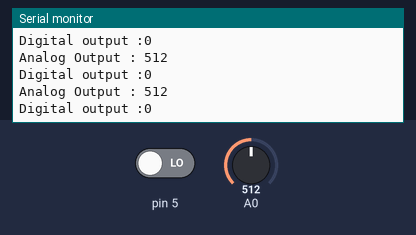
The sketch below on a simulated Arduino Uno, built with avr-gcc and run on an emulated ATmega328P. Parts: the last lines printed to the serial monitor. Inputs (shaded band) come from the test bench; at power-on: A0 = 512, pin 5 LOW.

Above: at 1.3 s.
1.4 s: A0 set to 716
At 1.82 s:
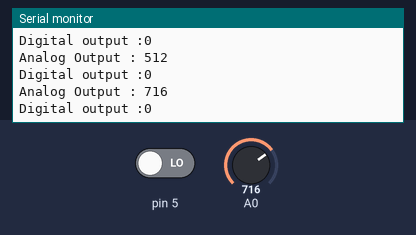
2.9 s: pin 5 driven HIGH
At 3.32 s:
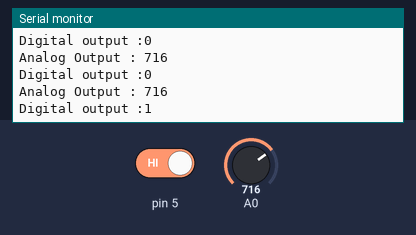
4.4 s: A0 set to 900
At 4.82 s:
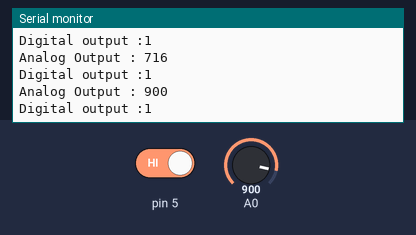
Timing chart, 0 to 7.4 s (numbered marks = the images above; inputs shaded):
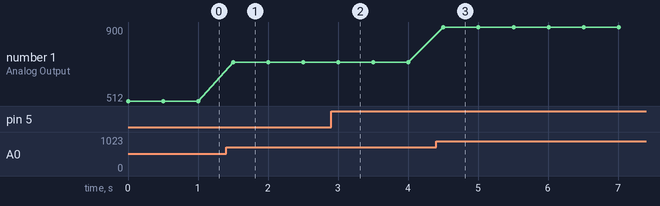

The sketch:

TestingLDR.ino
```cpp
void setup() {
  Serial.begin(9600);
}
void loop() {
  //Output digital  : 0 = terang
  //                : 1 = gelap
  //Output analog   : Gede = gelap
  //                  Kecil = terang
  unsigned int AnalogValue = analogRead(A0);

  Serial.print("Analog Output : ");
  Serial.println(AnalogValue);

  unsigned int DigitalValue = digitalRead(5);

  Serial.print("Digital output :");
  Serial.println(DigitalValue);
  delay(500);
}
```

Measured:
- after the input at 1.4 s, the serial monitor: prints a new line after 0.10 s (image 1)
- after the input at 2.9 s, the serial monitor: prints a new line after 0.13 s (image 2)
- after the input at 4.4 s, the serial monitor: prints a new line after 0.11 s (image 3)
- plotted number 1: 512 → 716 after the input at 1.4 s, 716 → 900 after the input at 4.4 s
